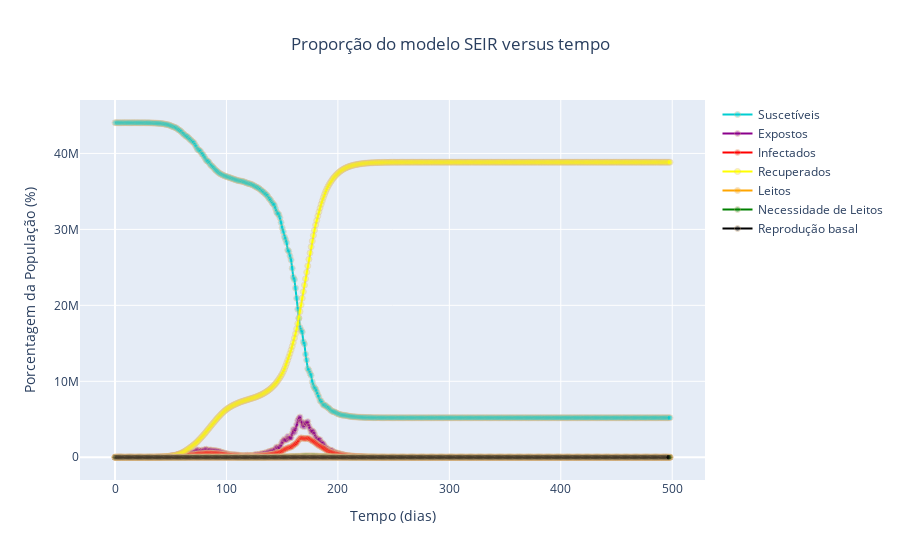

The notebook cell saved with this chart:
### Code cell
S0 = np.ones(n)
E0 = np.ones(n)
I0 = np.zeros(n)
R0 = np.zeros(n)
L0 = np.zeros(n)
P0 = np.zeros(n)
W0 = np.zeros(n)

for j in range(n):
    S0[j] = int(S[j]*44040000)
    E0[j] = int(E[j]*44040000)
    I0[j] = int(I[j]*44040000)
    R0[j] = int(R[j]*44040000)
    L0[j] = int((27*44040000)/100000)
    if j>=1:
        P0[j] = int(abs(R0[j-1]-R0[j])*0.03)
    
for p in range(n):
    if p==0:
        W0[p]=P0[p]
    elif p==1:
        W0[p]=P0[p]+P0[p-1]
    elif p==2:
        W0[p]=P0[p]+P0[p-1]+P0[p-2]
    elif p==3:
        W0[p]=P0[p]+P0[p-1]+P0[p-2]+P0[p-3]
    elif p==4:
        W0[p]=P0[p]+P0[p-1]+P0[p-2]+P0[p-3]+P0[p-4]
    elif p==5:
        W0[p]=P0[p]+P0[p-1]+P0[p-2]+P0[p-3]+P0[p-4]+P0[p-5]
    else:
        W0[p]=P0[p]+P0[p-1]+P0[p-2]+P0[p-3]+P0[p-4]+P0[p-5]+P0[p-6]
    
        
# Layout
layout = go.Layout(
    title="Proporção do modelo SEIR versus tempo",
    title_x=0.5,
    xaxis=dict(
        title="Tempo (dias)"
        ),
        yaxis=dict(
        title="Porcentagem da População (%)"
        ) 
)
fig = go.Figure(layout = layout)

# Add scatter trace with medium sized markers
fig.add_trace(
    go.Scatter(
        mode='lines+markers',
        x=t,
        y=S0,
        name='Suscetíveis',
        marker=dict(
            color='darkturquoise',
            size=6,
            opacity=0.4,
            line=dict(
                color='burlywood',
                width=1
            )
        ),
        showlegend=True
    )
)
fig.add_trace(
    go.Scatter(
        mode='lines+markers',
        x=t,
        y=E0,
        name='Expostos',
        marker=dict(
            color='darkmagenta',
            size=6,
            opacity=0.4,
            line=dict(
                color='burlywood',
                width=1
            )
        ),
        showlegend=True
    )
)
fig.add_trace(
    go.Scatter(
        mode='lines+markers',
        x=t,
        y=I0,
        name='Infectados',
        marker=dict(
            color='red',
            size=6,
            opacity=0.4,
            line=dict(
                color='burlywood',
                width=1
            )
        ),
        showlegend=True
    )
)
fig.add_trace(
    go.Scatter(
        mode='lines+markers',
        x=t,
        y=R0,
        name='Recuperados',
        marker=dict(
            color='yellow',
            size=6,
            opacity=0.4,
            line=dict(
                color='burlywood',
                width=1
            )
        ),
        showlegend=True
    )
)
fig.add_trace(
    go.Scatter(
        mode='lines+markers',
        x=t,
        y=L0,
        name='Leitos',
        marker=dict(
            color='orange',
            size=6,
            opacity=0.4,
            line=dict(
                color='burlywood',
                width=1
            )
        ),
        showlegend=True
    )
)
fig.add_trace(
    go.Scatter(
        mode='lines+markers',
        x=t,
        y=W0,
        name='Necessidade de Leitos',
        marker=dict(
            color='green',
            size=6,
            opacity=0.4,
            line=dict(
                color='burlywood',
                width=1
            )
        ),
        showlegend=True
    )
)
fig.add_trace(
    go.Scatter(
        mode='lines+markers',
        x=t,
        y=rand,
        name='Reprodução basal',
        marker=dict(
            color='black',
            size=6,
            opacity=0.4,
            line=dict(
                color='burlywood',
                width=1
            )
        ),
        showlegend=True
    )
)

### Figure 1 — Plotly figure (JSON) as saved in the notebook; plotly's stock layout.template omitted (floating-point values rounded to 4 significant figures; data arrays with more than 128 entries replaced by an {"elided": "..."} marker saying what was removed)
{"data": [{"marker": {"color": "darkturquoise", "line": {"color": "burlywood", "width": 1}, "opacity": 0.4, "size": 6}, "mode": "lines+markers", "name": "Suscetíveis", "showlegend": true, "type": "scatter", "x": {"elided": "499 int values"}, "y": {"elided": "499 int values"}}, {"marker": {"color": "darkmagenta", "line": {"color": "burlywood", "width": 1}, "opacity": 0.4, "size": 6}, "mode": "lines+markers", "name": "Expostos", "showlegend": true, "type": "scatter", "x": {"elided": "499 int values"}, "y": {"elided": "499 int values"}}, {"marker": {"color": "red", "line": {"color": "burlywood", "width": 1}, "opacity": 0.4, "size": 6}, "mode": "lines+markers", "name": "Infectados", "showlegend": true, "type": "scatter", "x": {"elided": "499 int values"}, "y": {"elided": "499 int values"}}, {"marker": {"color": "yellow", "line": {"color": "burlywood", "width": 1}, "opacity": 0.4, "size": 6}, "mode": "lines+markers", "name": "Recuperados", "showlegend": true, "type": "scatter", "x": {"elided": "499 int values"}, "y": {"elided": "499 int values"}}, {"marker": {"color": "orange", "line": {"color": "burlywood", "width": 1}, "opacity": 0.4, "size": 6}, "mode": "lines+markers", "name": "Leitos", "showlegend": true, "type": "scatter", "x": {"elided": "499 int values"}, "y": {"elided": "499 int values"}}, {"marker": {"color": "green", "line": {"color": "burlywood", "width": 1}, "opacity": 0.4, "size": 6}, "mode": "lines+markers", "name": "Necessidade de Leitos", "showlegend": true, "type": "scatter", "x": {"elided": "499 int values"}, "y": {"elided": "499 int values"}}, {"marker": {"color": "black", "line": {"color": "burlywood", "width": 1}, "opacity": 0.4, "size": 6}, "mode": "lines+markers", "name": "Reprodução basal", "showlegend": true, "type": "scatter", "x": {"elided": "499 int values"}, "y": {"elided": "498 float values"}}], "layout": {"title": {"text": "Proporção do modelo SEIR versus tempo", "x": 0.5}, "xaxis": {"title": {"text": "Tempo (dias)"}}, "yaxis": {"title": {"text": "Porcentagem da População (%)"}}}}
